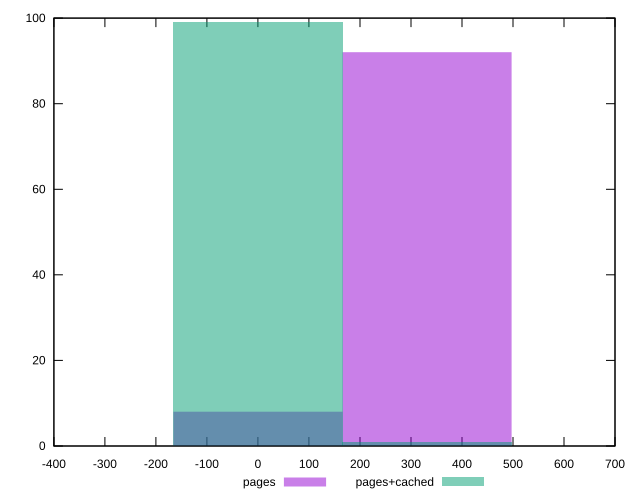

Write the gnuplot code that produced this figure.
reset
set terminal svg size 640, 500 enhanced background rgb 'white'
set output "report_00007_2020-12-11T15:55:29.892Z/unminified-css/comparison/histogram/1_vs_2.svg"

$pages <<EOF
0 8
331.455703625073 92
EOF

$pagesCached <<EOF
331.455703625073 1
0 99
EOF

set key outside below
set boxwidth 331.455703625073
set yrange [0:100]
set style fill transparent solid 0.5 noborder

plot \
  $pages title "pages" with boxes, \
  $pagesCached title "pages+cached" with boxes, \


reset
